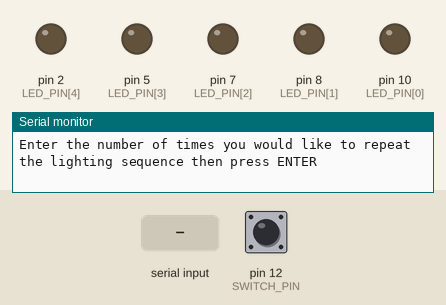
This sketch was run on a simulated Arduino Uno, built with avr-gcc and run on an emulated ATmega328P. Shown: output pins drawn as LEDs (lit = HIGH), the last lines printed to the serial monitor. The inputs (shaded band) are chosen by the test bench; at power-on: pin 12 (SWITCH_PIN) LOW.

Above: at 1.2 s.
1.3 s: "90,45\n" received over Serial
At 2.1 s:
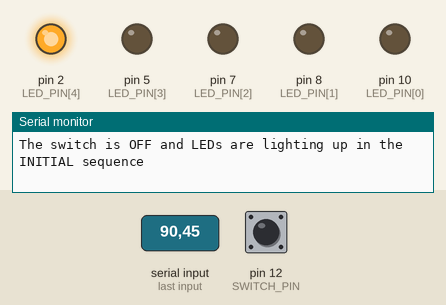
At 3.7 s:
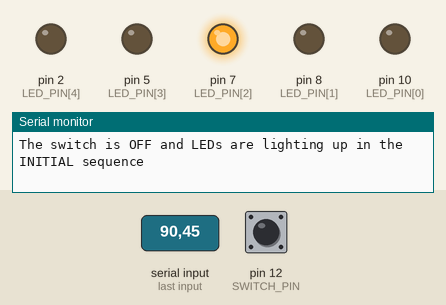
4.3 s: pin 12 (SWITCH_PIN) pulled HIGH for 3.2 s
At 9.6 s:
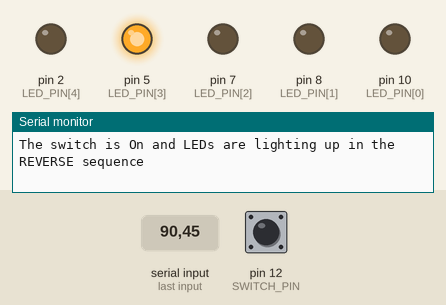
Timing chart, 0 to 15.8 s (numbered marks = the images above; inputs shaded):
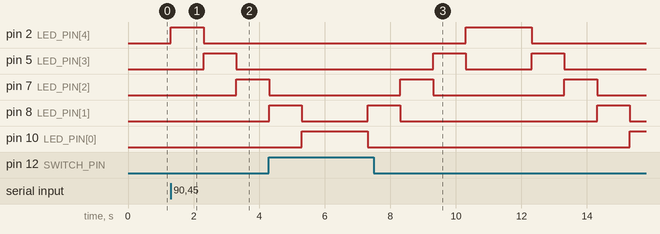

The sketch:

getNum.ino
```cpp
float getNum() {
 /*
 * Main File: getNum
 * Source Files: None
 * Libraries : None
 * Description: This function helps retrive numbers from the serial port
 * Input param: None
 * Output param: num - number read from the serial port
 * Author: Dr. Luis A. Rodriguez
 * Date: 4/02/2019
*/

  float num;
  char junk = ' ';
  while (Serial.available() == 0) ;  // Wait here until input buffer has a character
  {

    num = Serial.parseFloat();

    while (Serial.available() > 0)  // .parseFloat() can leave non-numeric characters
    {
      junk = Serial.read() ;  // clear the keyboard buffer
    }
  }
  return num;
}//end getNum
```

arduinoLightSHOW.ino
```cpp
/*
   Main File: arduinoLightShow.ino
   Source Files: getNum
   Libraries : None
   Description: This program asks the user how manly times they would like to
                repeat the LED lighting sequence then proceeds to light the LEDs
                and will change direction if the momentary switch is depressed.
                the direction along with the status of the switch is displayed
                in the serial port
   Author: Cody Mott
   Date: 4/20/2022
*/

// GLOBAL Variables are define Here

// define constants
const int SWITCH_PIN = 12;              // momentary switch pin
const int LED_NUM = 5;                  // number of LEDs
const int LED_PIN[5] = {10, 8, 7, 5, 2}; // LED pins
const int DELAY_int = 1000;             //dealy interval 1 second

// define variables
int switch_val = 0;  //momentary switch value
int sequence_REPS = 0; // sequence repititions

void setup() {

  // set switch pin to input
  pinMode(SWITCH_PIN, INPUT);

  // set led pins to outputs
  for (int i = 0; i < LED_NUM; i++) {
    pinMode( LED_PIN[i], OUTPUT);
  }

  //initialize serial port
  int baudrate = 9600;      // serial port baudrate
  Serial.begin(baudrate);     // Create Serial port object at 9600 bps

}

void loop() {

  Serial.println("Enter the number of times you would like to repeat the lighting sequence then press ENTER");

  sequence_REPS = getNum(); // call getNum for user input

  for (int rep = 1; rep <= sequence_REPS ; rep++) {

    switch_val = digitalRead(SWITCH_PIN); // read switch value


    // Turns on each LED light one at a time in reverse sequence
    if (switch_val == HIGH) {


      // display status of switch and direction of lighting
      Serial.write("The switch is On and LEDs are lighting up in the REVERSE sequence");
      Serial.println("");

      //light LEDs
      for (int i = 0; i < LED_NUM; i++) {
        digitalWrite(LED_PIN[i], HIGH); //turn on LED light
        delay(DELAY_int);//pause for 1 second
        digitalWrite(LED_PIN[i], LOW); // turn off LED light
      }
    }

    // Turns on LEDs one at a time in initial sequence
    else {

      //display switch status and direction of lighting
      Serial.write("The switch is OFF and LEDs are lighting up in the INITIAL sequence");
      Serial.println("");

     // light LEDs
      for (int i = LED_NUM - 1; i >= 0; i--) {
        digitalWrite(LED_PIN[i], HIGH); //turn on LED light
        delay(DELAY_int);//pause for 1 second
        digitalWrite(LED_PIN[i], LOW); // turn off LED light
      }
    }
  }

  // make sure the LEDs are off
  for (int i = 0; i < LED_NUM; i++) {
    digitalWrite(LED_PIN[i], LOW);
  }

}
```

Measured:
- after the input at 1.3 s, pin 2 (LED_PIN[4]): LOW → HIGH at once, → LOW 1.0 s later; pin 5 (LED_PIN[3]): LOW → HIGH after 1.0 s, → LOW 1.0 s later; pin 7 (LED_PIN[2]): LOW → HIGH after 2.0 s
- after the input at 4.3 s, pin 5 (LED_PIN[3]): alternates HIGH for 1.0 s and LOW for 2.0 s, starting after 5.0 s
